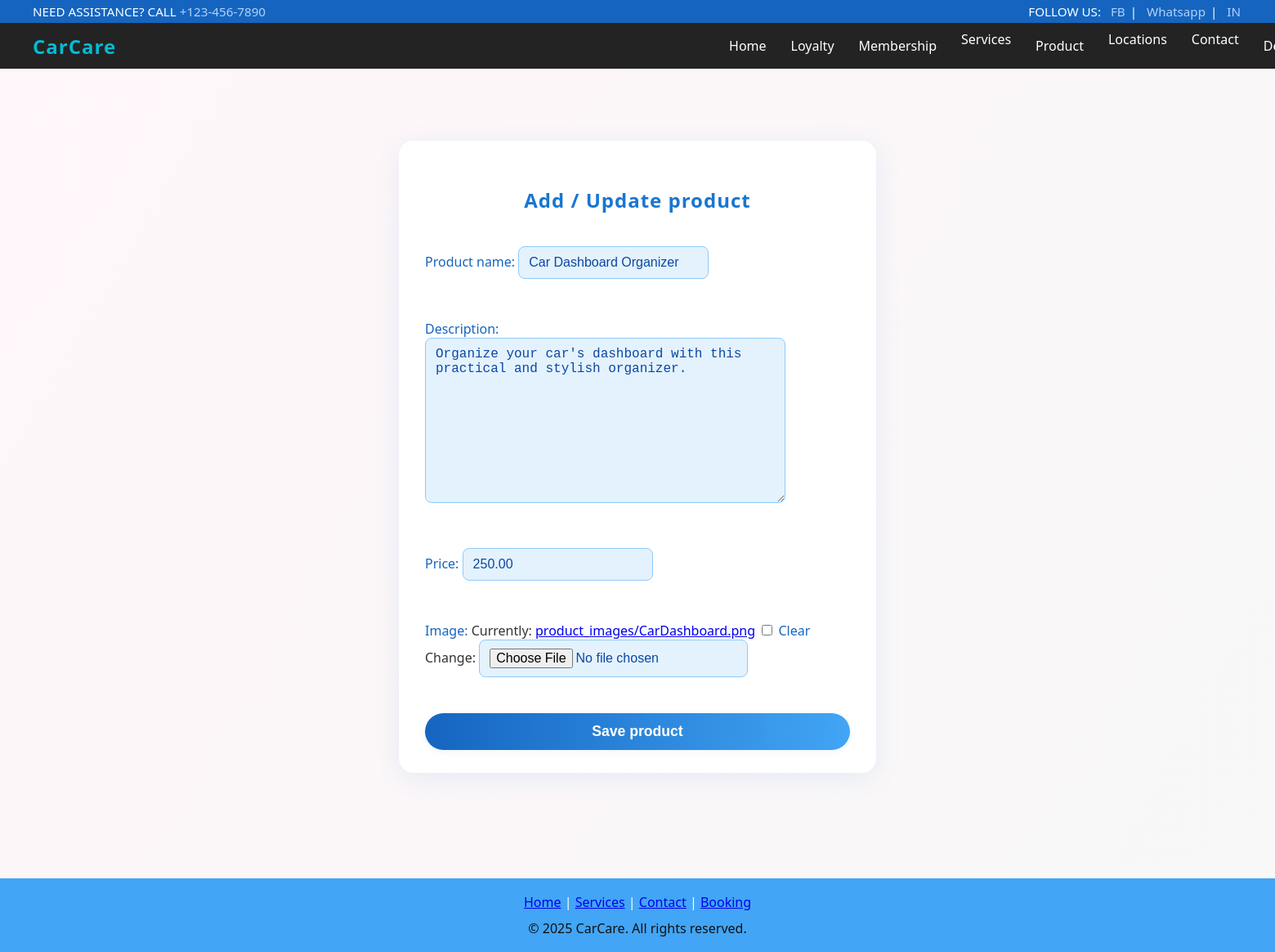
The page /update/8 on the database its author committed.
### myapp/models.py (models this page shows, shortened)
class product(models.Model):
    product_name = models.CharField(max_length=200)
    description = models.TextField(blank=True)
    price = models.DecimalField(max_digits=10, decimal_places=2)
    image = models.ImageField(upload_to='product_images/', blank=True, null=True)

### myapp/views.py (the view)
# urls.py: path('update/<str:id>', myviews.update_product, name='update_product'),
def update_product(request, id):
    product_instance = get_object_or_404(product, pk=id)
    form = productForm(instance=product_instance)
    if request.method == 'POST':
        form = productForm(request.POST, request.FILES, instance=product_instance)
        if form.is_valid():
            form.save()
            return redirect('product_list')
    context = {'form': form}
    return render(request, template_name='myapp/product_form.html', context=context)

### myapp/forms.py
class productForm(forms.ModelForm):
    class Meta:
        model = product
        fields = '__all__'

### template/myapp/product_form.html (shortened to what this page needs)
{% extends 'base.html' %}
{% load static %}
{% block content %}
<div class="product-form-container">
    <h2>Add / Update product</h2>
    <form method="POST" enctype="multipart/form-data">
        {{ form.as_p }}
        <input type="submit" name="Submit" value="Save product">
    </form>
</div>
{% endblock %}

### template/base.html (style rules this page uses)
body { font-family: 'Segoe UI', Arial, sans-serif; background: linear-gradient(120deg, #fff6f9 0%, #f8f8f8 100%); min-height: 100vh; color: #333; margin: 0; }

### template/myapp/product_form.html (style rules this page uses)
body { background: linear-gradient(120deg, #fff6f9 0%, #f8f8f8 100%); min-height: 100vh; }
.product-form-container { max-width: 520px; margin: 48px auto; background: #fff; border-radius: 18px; box-shadow: 0 6px 32px rgba(25, 118, 210, 0.10); padding: 36px 32px 28px 32px; font-family: 'Segoe UI', Tahoma, Geneva, Verdana, sans-serif; }
.product-form-container h2 { color: #1976d2; font-weight: bold; margin-bottom: 24px; text-align: center; letter-spacing: 1px; }
.product-form-container form { display: flex; flex-direction: column; gap: 18px; }
.product-form-container label { font-weight: 500; color: #1565c0; margin-bottom: 6px; }
.product-form-container input[type="text"], .product-form-container input[type="number"], .product-form-container input[type="file"], .product-form-container textarea { border: 1px solid #90caf9; border-radius: 8px; padding: 10px 12px; font-size: 1rem; background: #e3f2fd; color: #0d47a1; transition: border 0.2s, background 0.2s; }
.product-form-container input[type="submit"] { background: linear-gradient(90deg, #1565c0 0%, #42a5f5 100%); color: #fff; border: none; border-radius: 24px; padding: 12px 0; font-size: 1.1rem; font-weight: 600; margin-top: 10px; cursor: pointer; transition: background 0.2s; box-shadow: 0 2px 8px rgba(25, 118, 210, 0.08); }

### rows shown on the page
product: product_name "Car Dashboard Organizer", description "Organize your car's dashboard with this practical and stylish organizer.", price "250.00"
